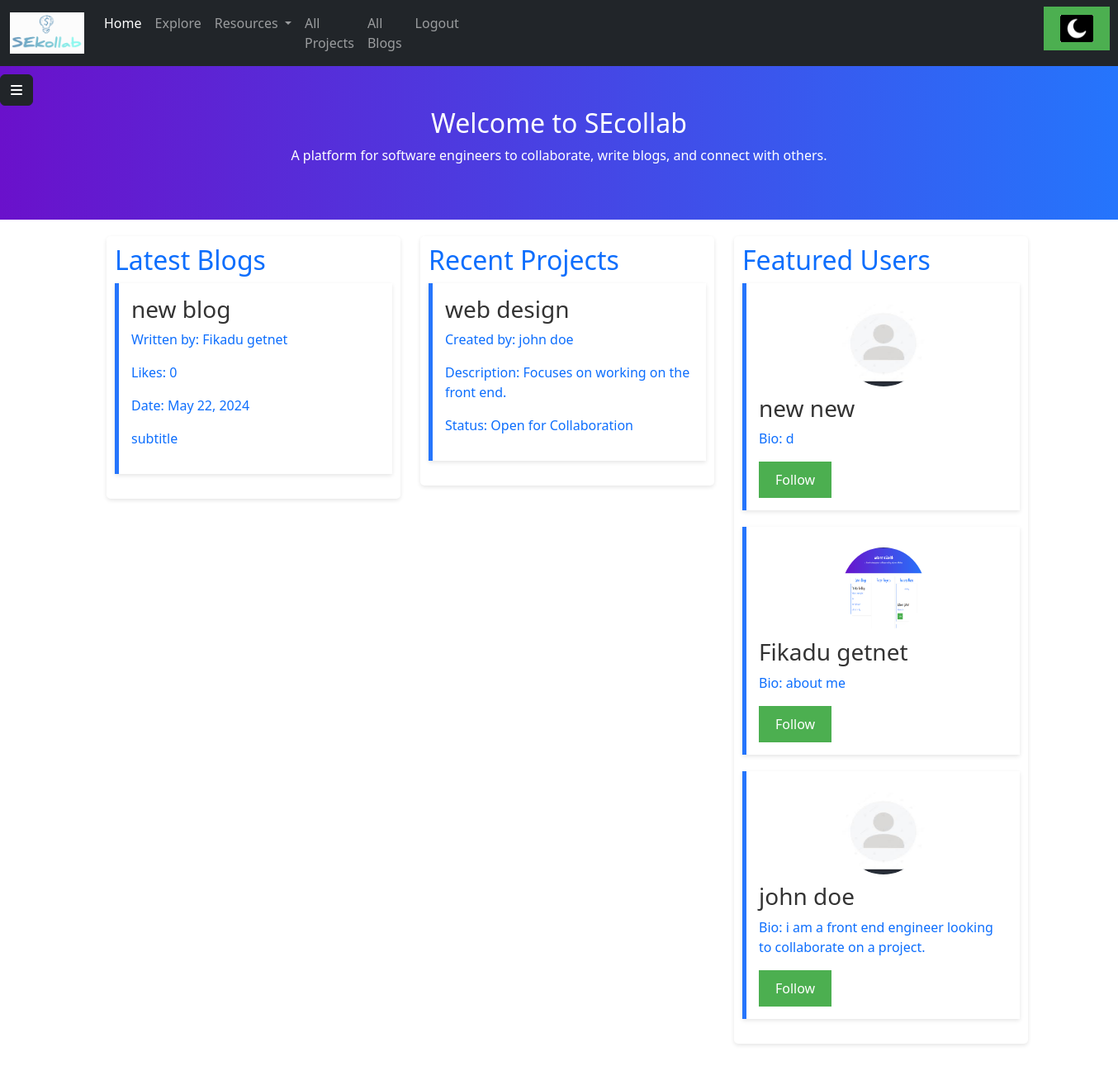
Page / (signed in) on the earlier database version.
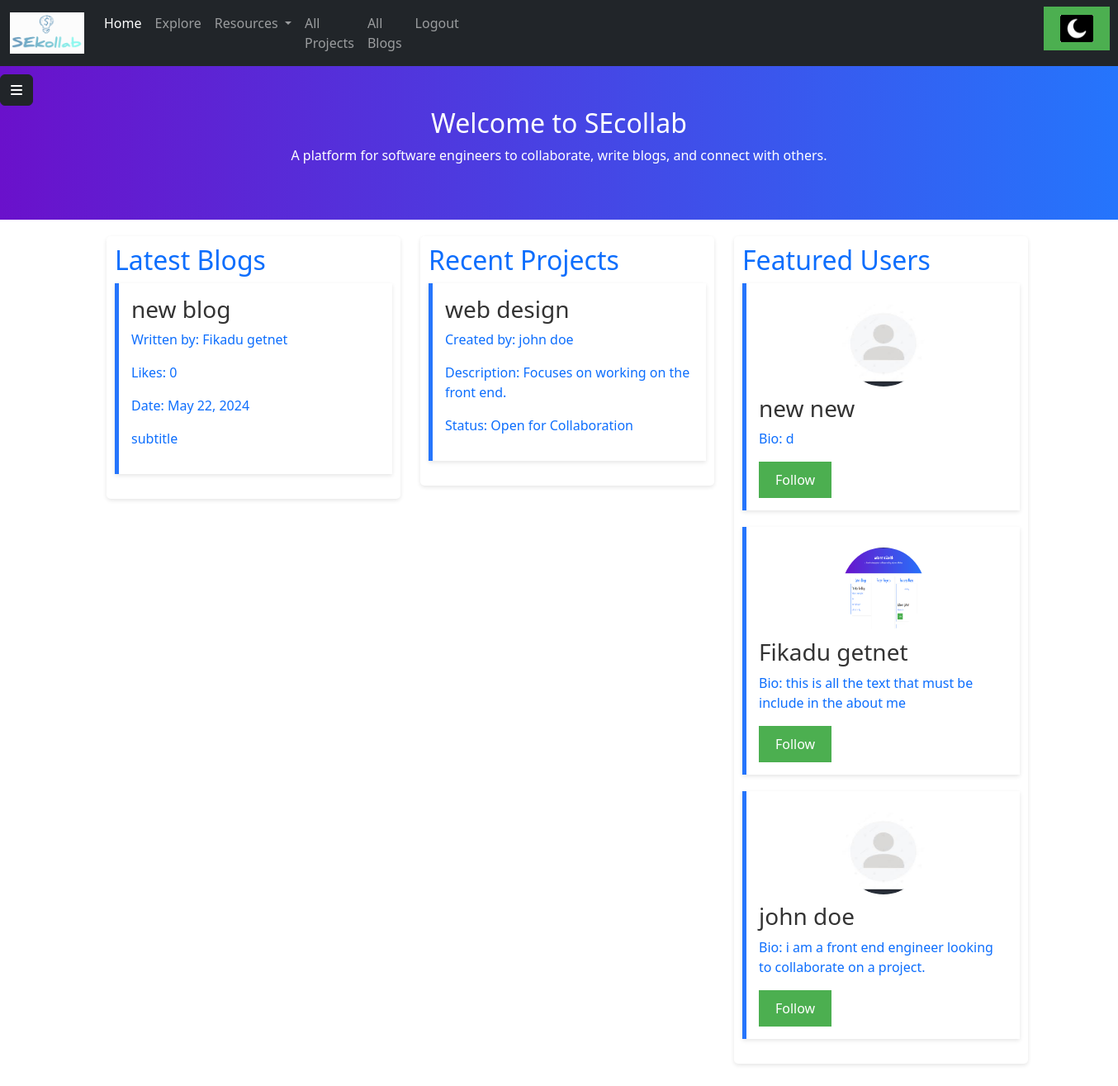
Same page on the later database version.
### models.py (models this page shows)
class User(UserMixin, db.Model):
    __tablename__ = "users"
    id = Column(Integer, primary_key=True, autoincrement=True)
    email = Column(String(100), unique=True)
    username = Column(String)
    fname = Column(String(30), nullable=False)
    lname = Column(String(30), nullable=False)
    profile_photo = Column(String)
    about_me = Column(String, nullable=False)
    phone_number = Column(String(11), nullable=False)
    age = Column(String(11), nullable=False)
    status = Column(String, nullable=False)
    skills = Column(String, nullable=False)
    portfolio = Column(String)
    password = Column(String(100))
    date = Column(String, nullable=False, default=datetime.date.today().strftime("%B %d, %Y"))
    is_active = db.Column(db.Boolean, default=True)
    country = Column(String, nullable=False)
    City = Column(String, nullable=False)
    twitter = Column(String)
    github = Column(String)
    education_status = Column(String)
    employment_status=Column(String, nullable=False)
    blogs = relationship("Blog", back_populates="author")
    comments = relationship("Userscomment", back_populates="user")
    liked_blogs = relationship("Blog", secondary='liked_blogs', backref='liking_users')
    collabration = relationship("Collabration", back_populates="user")
    followers = relationship("Follower", foreign_keys="[Follower.user_id]",back_populates="followed_user")
    following = relationship("Follower", foreign_keys="[Follower.follower_id]", back_populates="follower")
    interests = relationship("Interest", back_populates="user")

### main.py (the view)
@app.route("/", methods=["GET", "POST"])
def home():
    allcollaboration = Collabration.query.all()
    if current_user.is_authenticated:
        random_users = User.query.filter(User.id != current_user.id).order_by(func.random()).limit(5).all()
        user = User.query.filter_by(id=current_user.id).first()
        collabs = Collabration.query.filter(Collabration.user_id != current_user.id).order_by(Collabration.id.desc()).limit(5)
        blog = Blog.query.filter(Blog.user_id != current_user.id).order_by(Blog.id.desc()).limit(5)
        is_logged_in = current_user.is_authenticated
        return render_template("index.html", is_logged_in=is_logged_in, user=user, collabs=collabs, blogs=blog, random_users=random_users)
    else:
        return render_template("index.html")

### main.py (called while the page is built)
@login_manager.user_loader
def load_user(user_id):
    return User.query.get(int(user_id))

### templates/index.html (shortened to what this page needs)
<!DOCTYPE html>
<html lang="en" xmlns="http://www.w3.org/1999/html">
<head>
    <link rel="stylesheet" href="path/to/fontawesome.min.css">
  <link rel="stylesheet" href="../static/css/index.css">
    <link href="https://cdn.jsdelivr.net/npm/bootstrap@5.3.3/dist/css/bootstrap.min.css" rel="stylesheet">
<link rel="stylesheet" href="../static/css/sidebar.css">
</head>
<body>
{% if is_logged_in %}
{% include "navigationloggedin.html" %}
{% include "sidebar.html" %}
    <div class="hero-content">
        <h2 style="margin-left: 0%;;">Welcome to SEcollab</h2>
        <p>A platform for software engineers to collaborate, write blogs, and connect with others.</p>
    </div>
<div class="container" style="width:100%;">
    <div class="row">
        <div class="col-12 col-sm-6 col-md-6 col-lg-4 mb-4">
            <section id="blogs" class="blogs">
                <a href="{{ url_for('allblogs') }}">
                    <h2>Latest Blogs</h2>
                </a>
                {% for blog in blogs %}
                <a href="{{ url_for('Specficblog', id=blog.id) }}">
                    <div class="blog-post">
                        <h3>{{ blog.title }}</h3>
                        <p>Written by: {{ blog.author.fname }} {{ blog.author.lname }}</p>
                        <p>Likes: {{ blog.like }}</p>
                        <p>Date: {{ blog.date }}</p>
                        <p>{{ blog.subtitle }}</p>
                    </div>
                </a>
                {% endfor %}
            </section>
        </div>
        <div class="col-12 col-sm-6 col-md-6 col-lg-4 mb-4">
            <section id="projects" class="projects">
                <a href="{{ url_for('allcollbration') }}">
                    <h2>Recent Projects</h2>
                </a>
                {% for collab in collabs %}
                <a href="{{ url_for('specficcollabration', id=collab.id) }}">
                    <div class="project">
                        <h3>{{ collab.name }}</h3>
                        <p>Created by: {{ collab.user.fname }} {{ collab.user.lname }}</p>
                        <p>Description: {{ collab.description }}</p>
                        <p>Status: Open for Collaboration</p>
                    </div>
                </a>
                {% endfor %}
            </section>
        </div>
        <div class="col-12 col-sm-6 col-md-6 col-lg-4 mb-4">
            <section id="users" class="users">
                <a href="{{ url_for('otherusers') }}">
                    <h2>Featured Users</h2>
                </a>
                {% for random_user in random_users %}
                <a href="{{ url_for('profile', id=random_user.id) }}">
                    <div class="user">
                        <img src="../{{ random_user.profile_photo }}" alt="User Image">
                        <h3>{{ random_user.fname }} {{ random_user.lname }}</h3>
                        <p>Bio: {{ random_user.about_me }}</p>
                         </a>
                        <button user-id={{ random_user.id }} class="follow">Follow</button>
                    </div>
                {% endfor %}
{% endif %}
</body>
</html>

Differences in the rows shown:
changed User "Fikadu": about_me "about me" → "this is all the text that must be include in the about me"
